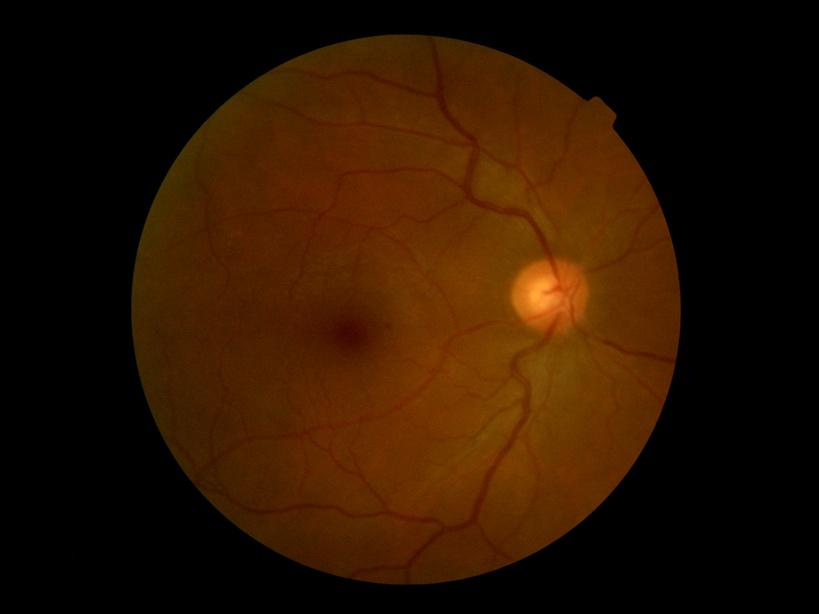
#> input picture 0f23c3028206.png, 819 x 614 px
$ jupyter execute 'Görüntü Ön İşleme.ipynb'
#> lines starting #> are read from the running program, lines starting #| are printed output that depends on the picture; after the words box and inside, x2 and y2 are one past the last pixel; in counts of white or black regions, pixels touching at a corner belong together
## DİYABETİK RETİNOPATİ TEŞHİSİ

Diyabetik retinopatinin evreleri aşağıdaki gibidir:

1- Hafif Non-proliferatif Retinopati: Retina damarlarında, genellikle mikroanevrizmalar olarak adlandırılan küçük sakküler çıkıntılar mevcuttur. Bu mikroanevrizmalar, retina kılcal damarlarındaki endotel hücre disfonksiyonu sonucu oluşur ve retinal kapiller permeabilitenin artmasına neden olabilir. Görme kaybı genellikle bu aşamada belirgin değildir.

2- Orta Düzey Non-proliferatif Retinopati: Retina venüllerinde dilatasyon ve tortuosite artışı gözlenir. Retinal kılcal damarların oklüzyonu ve perisit kaybı belirgin hale gelir. İntra-retinal mikrodamar anomalileri (IRMA) ve noktasal hemorajiler görülebilir. Kan-retina bariyerinin bozulması sonucu eksüda birikimi oluşabilir.

3- Şiddetli Non-proliferatif Retinopati: Retinada yaygın kapiller oklüzyon ve iskemi mevcuttur. Bu durum retina içi mikrovasküler anormallikler (IRMA), yaygın mikroanevrizmalar, intraretinal kanamalar ve “cotton wool spot” olarak adlandırılan retina sinir lifi tabakasındaki lokalize ödem alanları ile karakterizedir. Bu aşamada, retina perfuzyonundaki bozulma nedeniyle iskemiye bağlı olarak neovaskülarizasyon riskinde artış gözlenir.

3- Proliferatif Retinopati: Retina yüzeyinde ve optik disk civarında neovaskülarizasyon gelişimi mevcuttur. Bu yeni damarlar zayıf ve anormal yapıda olup, vitreusa doğru uzanabilir ve vitreoretinal traksiyonlara neden olabilir. Vitreus içine kanama (hemovitre), fibrovasküler proliferasyon ve traksiyonel retina dekolmanı gibi komplikasyonlar görülebilir. Bu durum, ciddi görme kaybına veya körlüğe neden olabilir.

# 1. GÖRÜNTÜ İŞLEME AŞAMASI

[cell 1]
import pandas as pd
import numpy as np
import cv2
import matplotlib.pyplot as plt
import os

[cell 2]
image = cv2.imread("0f23c3028206.png")
#> image is the input picture: shape (614, 819, 3); mean B, G, R 0.6, 20.2, 43.9
plt.imshow(image)

[cell 3]
image.shape
#> Out = (614, 819, 3)

[cell 4]
img = cv2.resize(image,(456,456))
plt.imshow(img)

COLOR_BGR2RGB

OpenCV, bir görüntüyü varsayılan olarak BGR (Mavi-Yeşil-Kırmızı) renk düzeninde okur. Ancak, birçok görüntü işleme algoritması ve diğer kütüphaneler RGB (Kırmızı-Yeşil-Mavi) renk düzenini kullanır. Bu nedenle, BGR formatını RGB formatına dönüştürmek gerekir.

[cell 5]
rgb = cv2.cvtColor(img, cv2.COLOR_BGR2RGB)
plt.imshow(rgb)

COLOR_RGB2GRAY

Renkli bir görüntüyü gri tonlamalı bir görüntüye dönüştürür. Bu işlemde, her bir pikselin parlaklık değeri, renkli kanalların (Kırmızı, Yeşil, Mavi) belirli ağırlıklarla çarpılması sonucu elde edilir. Bu ağırlıklar genellikle insan gözünün renk hassasiyeti dikkate alınarak belirlenir.

[cell 6]
gray = cv2.cvtColor(img, cv2.COLOR_RGB2GRAY)
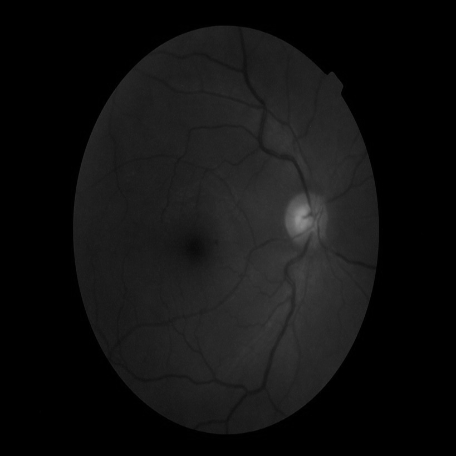
#> gray: shape (456, 456); min 0, max 146, mean 17
plt.imshow(gray, cmap='gray')

[cell 7]
# Gri tonlama ile boyut sayısı ikiye düşürülür.
gray.shape
#> Out = (456, 456)

GaussianBlur

Görüntüdeki yüksek frekanslı bileşenleri (örneğin, gürültü veya ani parlaklık değişimleri) yumuşatmak için kullanılan bir bulanıklaştırma yöntemidir. Gauss çekirdeği kullanılarak her bir pikselin değeri, çevresindeki piksellerin ağırlıklı ortalaması alınarak güncellenir.

[cell 8]
blur = cv2.GaussianBlur(gray,(5,5),0)
plt.imshow(blur,cmap='gray')

Threshold

Görüntüdeki pikselleri belirli bir eşik değerine göre iki gruba ayırır. Görüntüdeki her bir piksel bu değere göre değerlendirilir. Eğer bir pikselin değeri bu eşik değerinden küçükse, 0 (siyah) olarak atanır. Eşik değerinden büyükse, 255 (beyaz) olarak atanır.

- cv2.threshold fonksiyonu iki değeri döndürür:
İlk dönen değer, kullanılan eşik değeridir.
İkinci dönen değer ise, eşikleme sonucu elde edilen ikili görüntüdür.
[1] kullanımı ile bu dönen değerden ikinci değeri (ikili görüntüyü) alır ve thresh değişkenine atar.

[cell 9]
thresh = cv2.threshold(blur,10,255, cv2.THRESH_BINARY)[1]
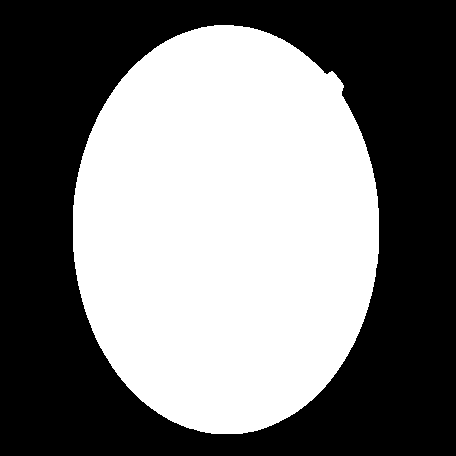
#> thresh: shape (456, 456); 47.6% white; 1 white region

[cell 10]
plt.imshow(thresh, cmap='gray')

findContours
Görüntüdeki konturları (nesne kenarlarını) bulmak için kullanır.

.copy(): thresh görüntüsünün bir kopyasını oluşturur. cv2.findContours fonksiyonu orijinal görüntüyü değiştirebileceği için copy() kullanarak bir kopya üzerinde işlem yapılır ve orijinal görüntü korunmuş olur.

cv2.RETR_EXTERNAL:
Kontur bulma modunu belirler. RETR_EXTERNAL, sadece en dıştaki (dış kenar) konturları bulur ve iç içe geçmiş (iç konturlar) konturları göz ardı eder.

CHAIN_APPROX_SIMPLE, konturu oluşturan noktaları sadeleştirir ve sadece gerekli olan köşe noktalarını tutar. Örneğin, bir dikdörtgenin tüm kenar noktalarını değil, sadece dört köşe noktasını tutar.

[cell 11]
kontur = cv2.findContours(thresh.copy(), cv2.RETR_EXTERNAL, cv2.CHAIN_APPROX_SIMPLE)
#> kontur = 1 contour; box (x1, y1, x2, y2) and area: (73, 25, 379, 434) 98462

## Görüntü üzerindeki en uç noktaları belirleme kodu

[cell 12]
kontur
#> Out has the same summary as kontur

[cell 13]
kontur = kontur[0][0]
#> kontur = contour of 510 points, box (x1, y1, x2, y2) (73, 25, 379, 434), area 98462

[cell 14]
kontur.shape
#> Out = (510, 1, 2)

[cell 15]
kontur = kontur[:,0,:]
#> kontur = 510 pairs, first value 73 to 378, second value 25 to 433

[cell 16]
kontur.shape
#> Out = (510, 2)

[cell 17]
kontur
#> Out has the same summary as kontur

[cell 18]
kontur[:,0].argmax()
#> Out = 373

[cell 19]
kontur[373]
#> Out = [378, 253]

[cell 20]
kontur[:,0].argmin()
#> Out = 125

[cell 21]
kontur[125]
#> Out = [73, 205]

[cell 22]
sol = tuple(kontur[kontur[:,0].argmin()])
#> sol = (73, 205)
sağ = tuple(kontur[kontur[:,0].argmax()])
#> sağ = (378, 253)
üst = tuple(kontur[kontur[:,1].argmin()])
#> üst = (214, 25)
alt = tuple(kontur[kontur[:,1].argmax()])
#> alt = (211, 433)

[cell 23]
sol, sağ, üst, alt
#> Out = ((73, 205), (378, 253), (214, 25), (211, 433))

[cell 24]
x1 = sol[0]
#> x1 = 73
y1 = üst[1]
#> y1 = 25
x2 = sağ[0]
#> x2 = 378
y2 = alt[1]
#> y2 = 433

[cell 25]
x1, y1, x2, y2
#> Out = (73, 25, 378, 433)

## Orijinal Resim

[cell 26]
orijinal = rgb.copy()
plt.imshow(orijinal)

## Kontur Uygulanmış Resim

[cell 27]
kntr = orijinal[y1:y2 , x1:x2]
kntr = cv2.resize(kntr,(456,456))
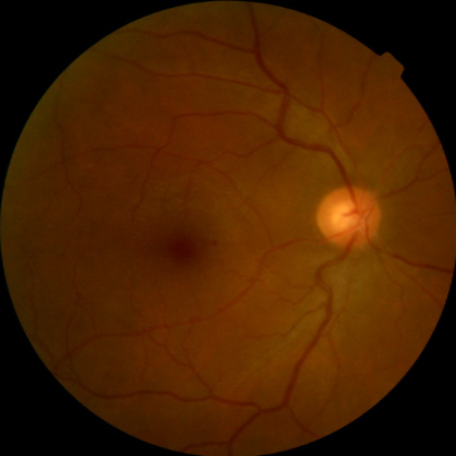
#> kntr: shape (456, 456, 3); mean R, G, B 73.1, 33.5, 0.9
plt.imshow(kntr)

## Kenardaki siyahlık veriler gereksiz olduğu için her resim için eşik değer oluşturup tekrar bir kırpma yaptık.

[cell 28]
x = int(x2-x1)*4//100
#> x = 12
y = int(y2-y1)*5//100
#> y = 20

[cell 29]
x,y
#> Out = (12, 20)

[cell 30]
kntr2 = orijinal[y1+y : y2-y , x1+x : x2-x]
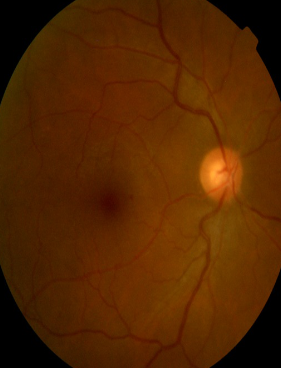
#> kntr2: shape (368, 281, 3); mean R, G, B 83.6, 38.3, 1.1
kntr2 = cv2.resize(kntr2,(456,456))
#> kntr2: shape (456, 456, 3)
plt.imshow(kntr2)

## CLAHE - Kontrast Limitli Adaptif Histogram Eşitleme

CLAHE uygulamak için renk kanalını RGB'den LAB'a çeviriyoruz.

CLAHE (Contrast Limited Adaptive Histogram Equalization), görüntü işlemede kullanılan ve Adaptive Histogram Equalization (AHE) metodunun geliştirilmiş bir versiyonudur. CLAHE, özellikle görüntüdeki kontrastı artırmak ve daha iyi bir görselleştirme sağlamak amacıyla kullanılır. Görüntüdeki ışık dengesizliklerini düzelterek daha net ve detaylı görüntüler elde etmeye olanak tanır.

Histogram Eşitleme Nedir?
Histogram eşitleme, bir görüntünün parlaklık dağılımını (histogramını) genişletmek ve daha homojen hale getirmek için kullanılan bir tekniktir.
Amaç: Görüntünün kontrastını artırmak ve tüm parlaklık seviyelerinin daha dengeli bir şekilde temsil edilmesini sağlamak.

[cell 31]
lab = cv2.cvtColor(kntr2, cv2.COLOR_RGB2LAB)
#> lab: shape (456, 456, 3); mean of channels 0, 1, 2 54.3, 146.2, 157.4

[cell 32]
lab.shape
#> Out = (456, 456, 3)

[cell 33]
l,a,b = cv2.split(lab)
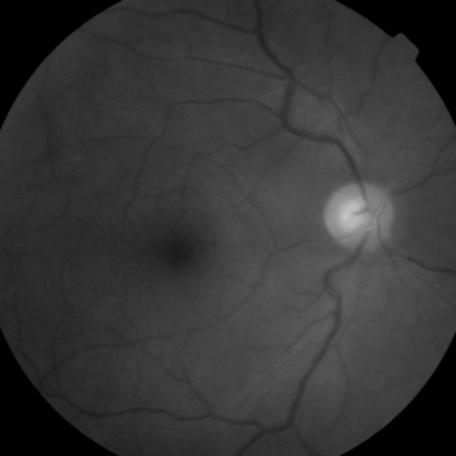
#> l: shape (456, 456); min 0, max 195, mean 54.3
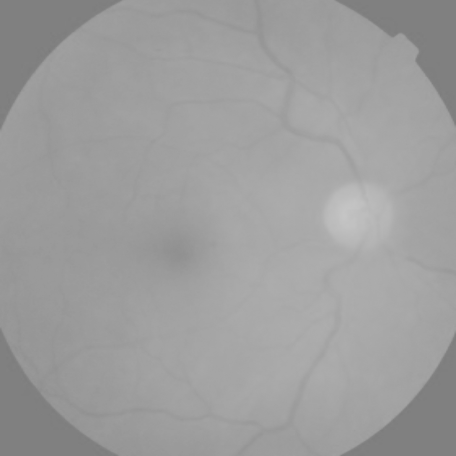
#> b: shape (456, 456); min 123, max 197, mean 157.4
plt.imshow(l, cmap='gray')

[cell 34]
l.shape
#> Out = (456, 456)

[cell 35]
fltn = l.flatten()

[cell 36]
fltn.shape

matplotlib kütüphanesi kullanılarak bir görüntü veya veri dizisinin histogramını oluşturur ve ekranda gösterir.
Histogram, verinin dağılımını ve frekansını görselleştirmek için kullanılan bir grafiktir.

[cell 37]
plt.hist(fltn,25,[0,256], color = 'b')
plt.show()
#> figure, not shown here; tallest bar 50647 high, from x = 40.96 to 51.2

cv2.createCLAHE():
OpenCV'nin CLAHE (Kontrast Limitli Adaptif Histogram Eşitleme) işlemi için kullanılan fonksiyonudur. Bu fonksiyon, CLAHE işlemini uygulayacak bir nesne oluşturur.
clahe.apply(l): CLAHE işlemini l değişkeniyle belirtilen gri tonlamalı görüntüye uygular.

[cell 38]
clahe = cv2.createCLAHE(clipLimit=7.0,tileGridSize=((8,8)))
cl = clahe.apply(l)
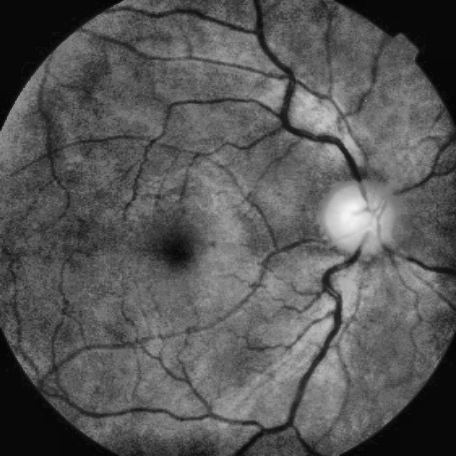
#> cl: shape (456, 456); min 3, max 244, mean 87.5

[cell 39]
plt.hist(cl.flatten(),25,[0,256], color = 'b')
plt.show()
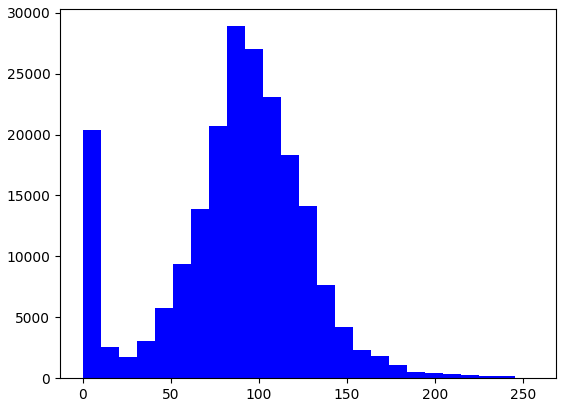
#> figure drawn by matplotlib, 1 panel; tallest bar 28888 high, from x = 81.92 to 92.16

## CLAHE uygulanmış hali

[cell 40]
plt.imshow(cl)

## CLAHE uygulanmamış hali

[cell 41]
plt.imshow(l)

CLAHE işlemi uyguladığımız katmanı, diğer katmanlarla birleştirip tekrardan görüntümüzü RGB yapıyoruz.

[cell 42]
limg = cv2.merge((cl,a,b))
#> limg: shape (456, 456, 3); mean of channels 0, 1, 2 87.5, 146.2, 157.4

[cell 43]
son = cv2.cvtColor(limg, cv2.COLOR_LAB2RGB)

[cell 44]
plt.imshow(son)

[cell 45]
plt.imshow(kntr2)

Medyan Bulanıklaştırma Nedir?
Medyan bulanıklaştırma, her bir pikseli ve komşu piksellerini (kerneldeki diğer pikseller) alarak bu piksellerin medyan değerini (ortanca değer) hesaplar ve merkezi pikseli bu medyan değerle değiştirir.
Özellikle rastgele noktalar halinde olan gürültüleri azaltmada etkilidir. Çünkü medyan değer, aşırı büyük veya küçük piksel değerlerinin etkisinde kalmaz.
Medyan bulanıklaştırma, kenarları korur. Kenarları yumuşatmadan gürültüyü azaltır, bu nedenle kenar tespiti gibi işlemlerden önce sıkça kullanılır.

## Median Blur

[cell 46]
med_son = cv2.medianBlur(son, 3)

[cell 47]
plt.imshow(med_son)

[cell 48]
arka_plan = cv2.medianBlur(son, 37)

[cell 49]
plt.imshow(arka_plan)

[cell 50]
maske = cv2.addWeighted(med_son,1,arka_plan,-1,255)
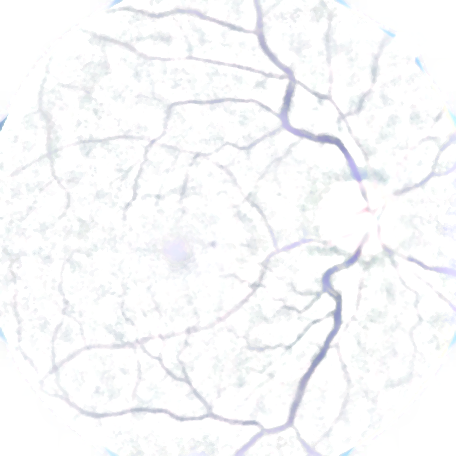
#> maske: shape (456, 456, 3); mean R, G, B 248.9, 249.4, 250.8
plt.imshow(maske)

[cell 51]
son_img = cv2.bitwise_and(maske,med_son)
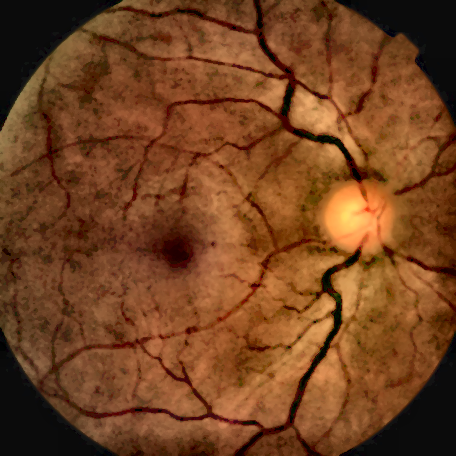
#> son_img: shape (456, 456, 3); mean R, G, B 116, 66.6, 32.3
